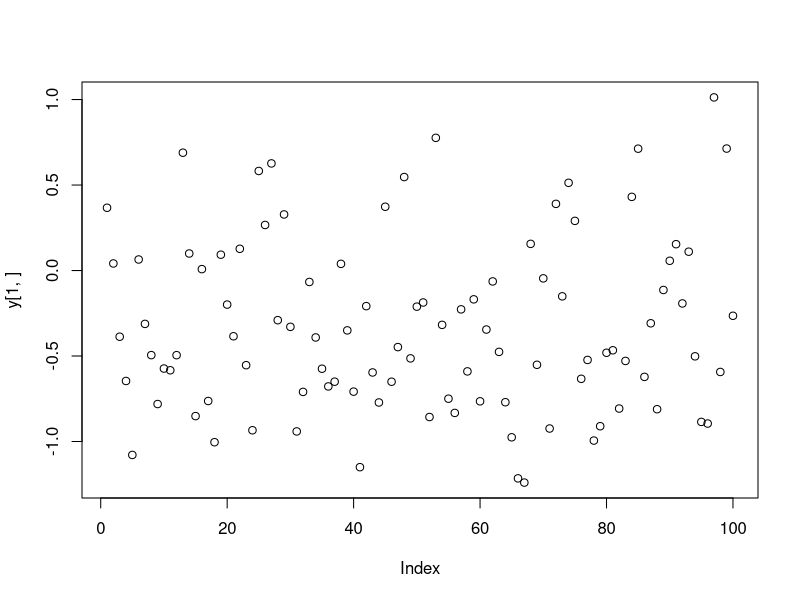
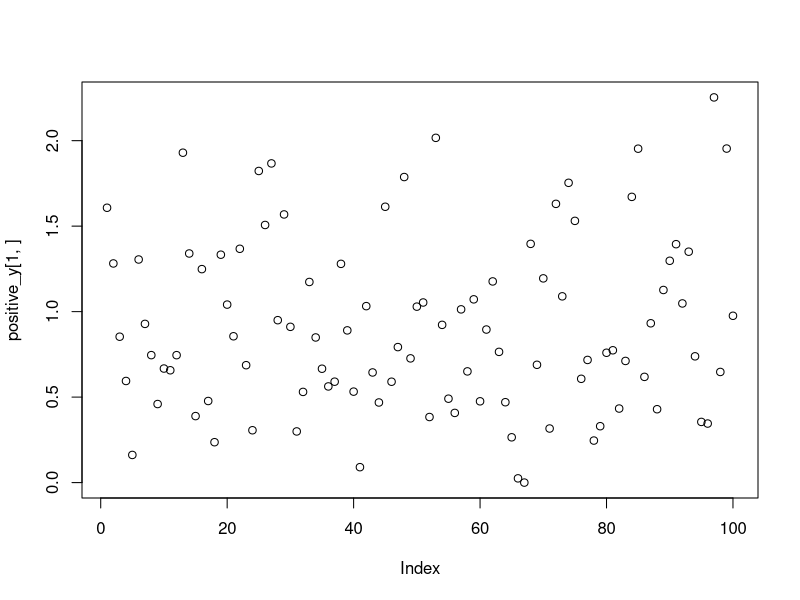
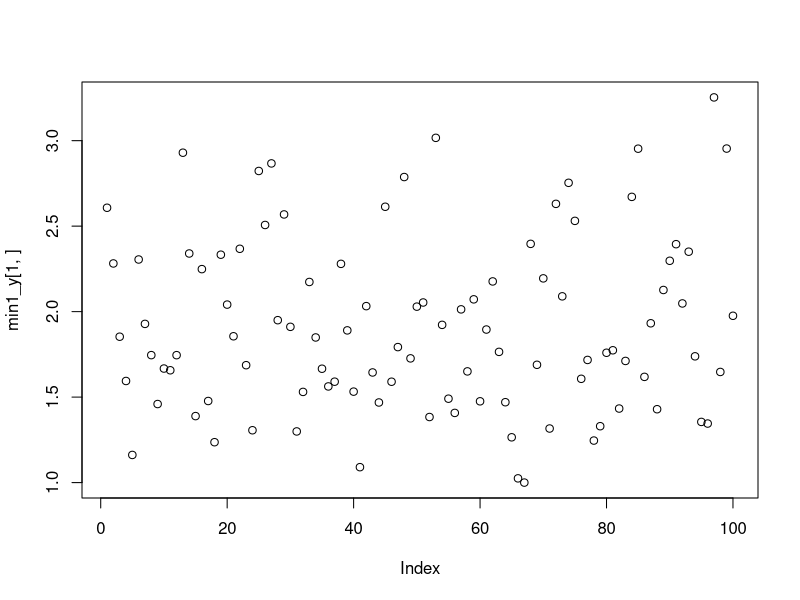
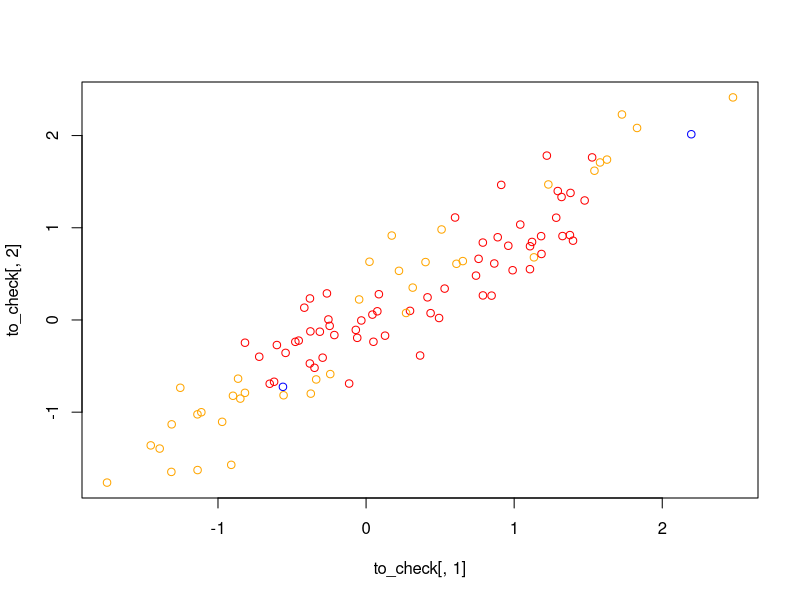
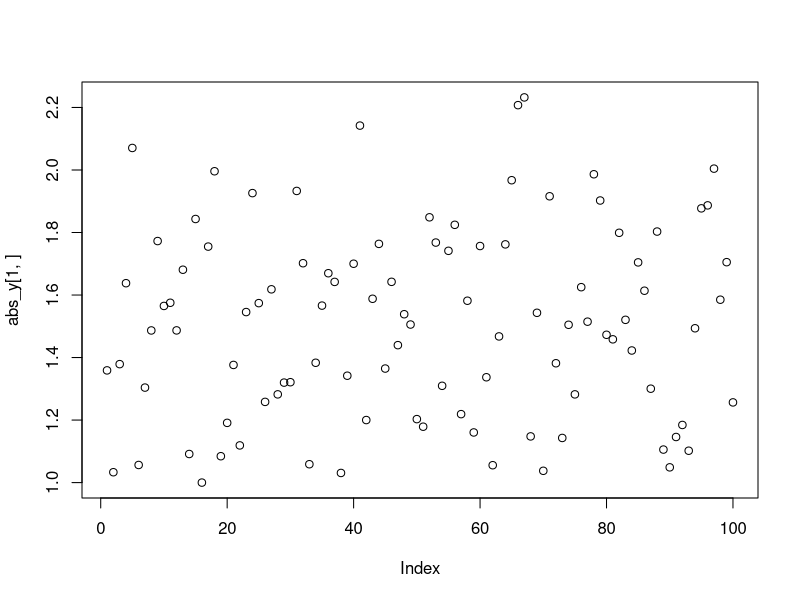
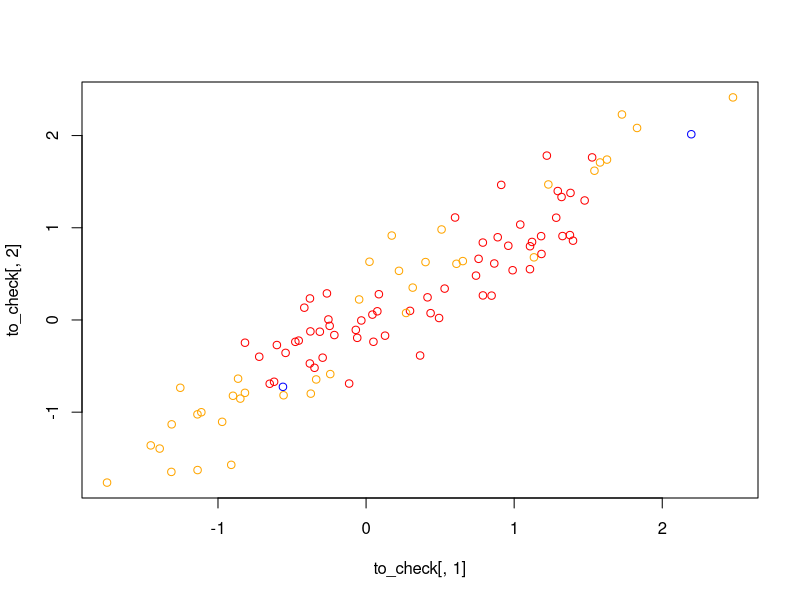

The R script that drew these images, in order: (Note: a time limit stopped this script after it produced the figures.)
# PART1
# Simulate X = {x_1, x_2, ... , x_n} where each x_i is a vector of length T+1,
# s.t length(x_i)=T+1. X ~ GP(0, Sigma). Sigma is AR(1) with rho=0.95

library(MASS) #github
library(mvtnorm)
library(Matrix)

# a covariance matrix

Sigma <- function(t, rho){ # n:sample size; rho is fixed
    sigma <- matrix(NA, nrow = t, ncol = t)
    for(i in 1:t){
        for(j in 1:t){
            sigma[i,j] <- rho^abs(i-j)
        }
    }
    return(sigma)
}


# sample size and Time: T << n
n <- 100
Time <- 3
    
# sigma for MVN simulation: n samples
sigma <- Sigma(Time+1, rho = 0.95)

# simulate
x_values <- mvrnorm(n, rep(0, Time+1), sigma) # vector of length
## T+1. I dont know if its correct since the sample covariances are negative 
## for some. Should be close to 0: 0.95^n-1 --->0 as n-->inf

# try another function for simulation:
x_values2 <- rmvnorm(n, mean = rep(0, Time+1), sigma = sigma)
## it seems that there is no difference between two simulations





#PART2
# Define w(t)=(T-t)/T :straight line with the negative slope: -1/T
# Calculate covariances between simulated X's using correlation form on 
# page3, (1) form. 

# a covarince matrix using d(x_i,x_j): distance only

calc_dist <- function(val, t, n) { #simulated X's
    omega <- matrix(NA, nrow = n, ncol = n)
    time <- 0:t
    for(i in 1:n) {
        for(j in 1:n) {
            if(i!=j)
            omega[i,j] <- sum(((t-time)/t)*(val[i,]-val[j,])^2)
            else omega[i,j] <- 1 # confusion???
        }
    }
    return(omega)
}

dist_mtx <- calc_dist(x_values, Time, n)   



# a correlation matrix: (using corr(y_x_i, y_x_j))
calc_corr <- function(val, t, n) { #simulated X's
    omega <- matrix(NA, nrow = n, ncol = n)
    time <- 0:t
    for(i in 1:n) {
        for(j in 1:n) {
                omega[i,j] <- exp(-sum(((t-time+1)/(t+1))*(val[i,]-val[j,])^2))
        }
    }
    return(omega)
}


omega <- calc_corr(x_values, Time, n)

rankMatrix(omega) # is FULL rank only when T>1!! (WHY?)


#PART3
y <- rmvnorm(1, mean = rep(0, n), sigma = omega) 
plot(y[1,])
summary(y[1,])

# once we simulate Y's, let's see if they are generated correctly:
# We need positive y_values:
positive_y <- y + abs(min(y))# shift by the minimum value
plot(positive_y[1,])
min1_y <- positive_y + (1-min(positive_y)) # set minimum value of y = 1
plot(min1_y[1,])
# convert to colors:
colors <- colorRampPalette(c("red", "orange", "blue"))(3)[min1_y[1,]]
length(colors) #check if all y have been assigned colors
# add to dataframe:
to_check <- as.data.frame(x_values)
colnames(to_check) <- c("x0","x1")
to_check$colors <- colors

# Plotted are X's (default: n=100) and points are colored by Y:
plot(to_check[,1], to_check[,2], col = to_check$colors)
# close dots should be of the same color

## trying the way 2:
abs_y <- abs(y) + (1-min(abs(y)))
plot(abs_y[1,])
colors2 <- colorRampPalette(c("red", "orange", "blue"))(3)[abs_y[1,]]
length(colors2) #check if all y have been assigned colors
# add to dataframe:
to_check2 <- as.data.frame(x_values)
colnames(to_check2) <- c("x0","x1")
to_check2$colors <- colors2
plot(to_check[,1], to_check[,2], col = to_check$colors)
# close dots appear to be of the same color depending on a cluster they
# form within the plane. 
### Correct? Dr. Niemi 

#PART4
# Find MLE of w(t), t = 0:100
# Write definition of Y~GP(0,Omega) in general as in summmer. Use optim.

# combine datasets: functional input and scale output
d <- cbind(x_values,t(y))
#colnames(d) <- c("t0", "t1", "y")

# Likelihood function for the multivariate normal: Y
lkl_mvn <- function(w,d) {
    n <- nrow(d)
    t <- ncol(d)-1
    sigma <- matrix(NA, ncol = n, nrow = n)
    for(i in 1:n){
        for(j in 1:n){
            ss <- 0
            for(t in 1:t){
                ss <- ss + w[t]*(d[i,t]-d[j,t])^2
            }
            sigma[i,j] <- exp(-ss)
        }
    }
    
    result <- sqrt(1/((2*pi)^n)*det(sigma))*exp((t(d[,t+1])%*%ginv(sigma)%*%d[,t+1])/2) 
    # solve(sigma) gives error, used ginv() ??? is it valid?
    return(result)
}

# Log_likelihood function for the multivariate normal: Y
loglkl_mvn <- function(w,d) {
    n <- nrow(d)
    t <- ncol(d)-1
    sigma <- matrix(NA, ncol = n, nrow = n)
    for(i in 1:n){
        for(j in 1:n){
            ss <- 0
            for(t in 1:t){
                ss <- ss + w[t]*(d[i,t]-d[j,t])^2
            }
            sigma[i,j] <- exp(-ss)
        }
    }
    # write the restriction on w(t) !!!
    result <- -(1/2)*(n*log(2*pi)+determinant(sigma, logarithm = TRUE)$modulus) + 
        (t(d[,t+1])%*%ginv(sigma)%*%d[,t+1])/2
    # used ginv()
}


# w = (w_0, w_1, ... , w_100)
# set initial values for the parameters
pars <- seq(1, 1/(Time+1), len = Time+1)
    
# use optimize to Maximize
opt <- optim(par = pars, lkl_mvn, d = d, control = list(fnscale = -1))
# since optim() minimizes as a default, we will set control fnscale to -1. 
mle <- opt$par
mle

# use log_likelihood:
opt2 <- optim(par = pars, loglkl_mvn, d = d, control = list(fnscale = -1))

mle2 <- opt2$par
opt2$convergence #didn't converge
mle2  #different and close to the true values


#10/31/18
### As we see optimization did not converge correctly, so we will try to 
### optimize new loss function which has some penalty term. It should do 
### regularization on the estimation of the parameters. 

# As a penalty we will assign a prior distribution to the weights w(t): 
# Autoregressive model: AR(1), with coefficient 0<rho<1 s.t rho=0.8. We have
# to find sigma_hat_square based on the true w(t) and rho=0.8

# w(t)=rho*w(t-1) + delta_t, delta_t~N(0,sigma_square)
# to find sigma_square:
find_sigma <- function(rho, t){
    time <- seq(0, t, by = 1)
    v <- (t-time+1)/(t+1)
    for(i in 1:(length(v)-1)) {
        delta <- v[i+1]-rho*v[i]
    }
    return(sd(v))
}

find_sigma(0.8, Time)

# new log_lkl w/ penalty term to optimize:
loglkl_mvn_penalty <- function(w,d) {
    n <- nrow(d)
    time <- ncol(d)-1
    sigma <- matrix(NA, ncol = n, nrow = n)
    s <- find_sigma(0.8, time-1)
    
    for(i in 1:n){
        for(j in 1:n){
            ss <- 0
            for(t in 1:time){
                #restriction on w(t)
                w[t+1] <- 0.8*w[t] + rnorm(1, 0, s)
                ss <- ss + w[t]*(d[i,t]-d[j,t])^2
            }
            sigma[i,j] <- exp(-ss)
        }
    }
    
    result <- -(1/2)*(n*log(2*pi)+determinant(sigma, logarithm = TRUE)$modulus) + 
        (t(d[,t+1])%*%ginv(sigma)%*%d[,t+1])/2
    # used ginv()
}

# use log_likelihood w/ penalty:
opt3 <- optim(par = pars, loglkl_mvn_penalty, d = d, control = list(fnscale = -1))
opt3$convergence # didn't converge
opt3$par # pretty like close 
pars


# to see the estimates using any likelihood function for range of Times:
w_estimate <- function(Time, n, opt_f) {
    sigma <- Sigma(Time+1, rho = 0.95)
    
    # simulate
    x_values <- mvrnorm(n, rep(0, Time+1), sigma)
    
    #calculate omega for Y
    omega <- calc_corr(x_values, Time, n)
    
    # simulate
    y <- rmvnorm(1, mean = rep(0, n), sigma = omega)
    
    # combine datasets: functional input and scale output
    d <- cbind(x_values,t(y))
    
    # set initial values for the parameters
    pars <- seq(1, 1/(Time+1), len = Time+1)
    
    # optimize
    opt <- optim(par = pars, opt_f, d = d, control = list(fnscale = -1,
                                                          maxit=1000,
                                                          trace=1))
    
    print(opt$convergence)
    print(pars)
    return(opt)
}

w_estimate(10, 100, loglkl_mvn_penalty)


### sketch the graph of a lkl function with penalty term: 
# general p-dimensional code 
# keeps selected axes constant 
